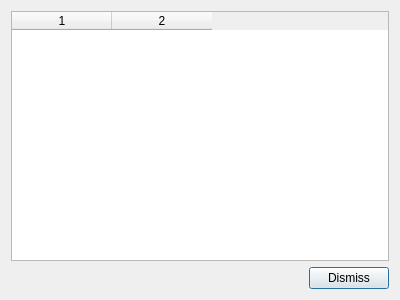
<?xml version="1.0" encoding="UTF-8"?>
<ui version="4.0">
 <class>ScoreChart</class>
 <widget class="QDialog" name="ScoreChart">
  <property name="geometry">
   <rect>
    <x>0</x>
    <y>0</y>
    <width>400</width>
    <height>300</height>
   </rect>
  </property>
  <property name="windowTitle">
   <string>Scores</string>
  </property>
  <layout class="QVBoxLayout" name="verticalLayout_2">
   <item>
    <layout class="QHBoxLayout" name="horizontalLayout_2">
     <item>
      <widget class="QTableWidget" name="tableWidget">
       <property name="horizontalScrollBarPolicy">
        <enum>Qt::ScrollBarAlwaysOff</enum>
       </property>
       <property name="editTriggers">
        <set>QAbstractItemView::NoEditTriggers</set>
       </property>
       <property name="showDropIndicator" stdset="0">
        <bool>false</bool>
       </property>
       <property name="alternatingRowColors">
        <bool>true</bool>
       </property>
       <property name="selectionMode">
        <enum>QAbstractItemView::SingleSelection</enum>
       </property>
       <property name="selectionBehavior">
        <enum>QAbstractItemView::SelectRows</enum>
       </property>
       <property name="showGrid">
        <bool>false</bool>
       </property>
       <property name="gridStyle">
        <enum>Qt::NoPen</enum>
       </property>
       <property name="columnCount">
        <number>2</number>
       </property>
       <attribute name="horizontalHeaderMinimumSectionSize">
        <number>1</number>
       </attribute>
       <attribute name="verticalHeaderVisible">
        <bool>false</bool>
       </attribute>
       <column/>
       <column/>
      </widget>
     </item>
    </layout>
   </item>
   <item>
    <layout class="QHBoxLayout" name="horizontalLayout">
     <item>
      <spacer name="horizontalSpacer">
       <property name="orientation">
        <enum>Qt::Horizontal</enum>
       </property>
       <property name="sizeHint" stdset="0">
        <size>
         <width>40</width>
         <height>20</height>
        </size>
       </property>
      </spacer>
     </item>
     <item>
      <widget class="QPushButton" name="dismissButton">
       <property name="text">
        <string>Dismiss</string>
       </property>
       <property name="default">
        <bool>true</bool>
       </property>
      </widget>
     </item>
    </layout>
   </item>
  </layout>
 </widget>
 <resources/>
 <connections/>
</ui>
